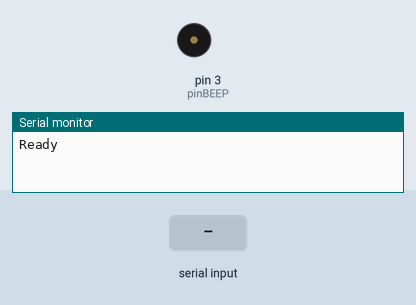
Recording of a sketch running on a simulated Arduino Uno, built with avr-gcc and run on an emulated ATmega328P. Parts: buzzer (waves = sounding), the last lines printed to the serial monitor. The test bench sets the inputs (shaded band).

Above: at 1.2 s.
1.3 s: "RING" received over the second serial link
At 2.1 s:
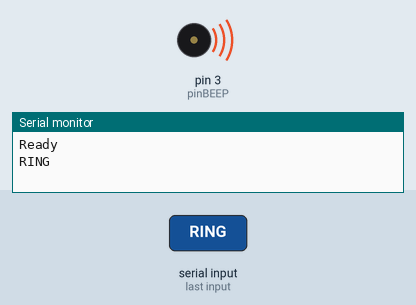
3.8 s: "1" received over the second serial link
Timing chart, 0 to 6.8 s (numbered marks = the images above; inputs shaded):
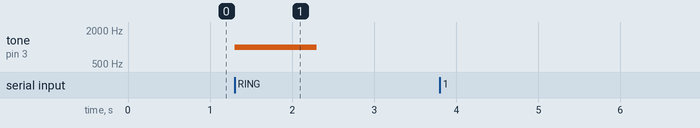

Measured:
- after the input at 1.3 s, tone on pin 3 (pinBEEP): silent → 1000 Hz at once, → silent 1.0 s later

The sketch:

testCall.ino
```cpp
#include <SoftwareSerial.h>

const unsigned int pinBEEP	= 3;	// Beep
const unsigned int pinRX	= 7;	// RX of SIM800L
const unsigned int pinTX	= 8;	// TX of SIM800L
const unsigned int pinRST	= 9;	// Pin to reset SIM800L
const int PORT_SPEED = 9600;	// Baud rate

SoftwareSerial serialPort(pinRX, pinTX); // RX, TX
String buffer; // read data buffer

void process();

void setup()
{
	Serial.begin(PORT_SPEED);
	serialPort.begin(PORT_SPEED);

	digitalWrite(pinRST, HIGH); //reset sim800
	digitalWrite(pinRST, LOW); //reset sim800
	//AT+CREG?
	Serial.println("Ready");
}

void loop()
{
	while(serialPort.available())
	{
		const char ch = serialPort.read();
		buffer += String(ch);
		Serial.write(ch);
	}
	if (Serial.available())
		serialPort.write(Serial.read());

	process();
}

void process()
{
	if (buffer.indexOf("RING") != -1) {
		tone(pinBEEP, 1000, 1000);
		buffer = String();
	}
}
```
